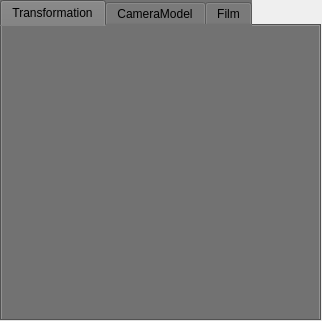
<?xml version="1.0" encoding="UTF-8"?>
<ui version="4.0">
 <class>CameraItemWidget</class>
 <widget class="QWidget" name="CameraItemWidget">
  <property name="geometry">
   <rect>
    <x>0</x>
    <y>0</y>
    <width>322</width>
    <height>321</height>
   </rect>
  </property>
  <property name="windowTitle">
   <string>Form</string>
  </property>
  <property name="styleSheet">
   <string notr="true"/>
  </property>
  <widget class="QTabWidget" name="setting_tab">
   <property name="geometry">
    <rect>
     <x>0</x>
     <y>0</y>
     <width>321</width>
     <height>321</height>
    </rect>
   </property>
   <property name="styleSheet">
    <string notr="true">background-color: rgb(114, 114, 114);</string>
   </property>
   <property name="currentIndex">
    <number>0</number>
   </property>
   <widget class="QWidget" name="Transformation">
    <attribute name="title">
     <string>Transformation</string>
    </attribute>
    <widget class="QFrame" name="transformation_frame">
     <property name="geometry">
      <rect>
       <x>0</x>
       <y>0</y>
       <width>311</width>
       <height>291</height>
      </rect>
     </property>
     <property name="frameShape">
      <enum>QFrame::NoFrame</enum>
     </property>
     <property name="frameShadow">
      <enum>QFrame::Raised</enum>
     </property>
    </widget>
   </widget>
   <widget class="QWidget" name="CameraModel">
    <attribute name="title">
     <string>CameraModel</string>
    </attribute>
    <widget class="QFrame" name="camera_widget_frame">
     <property name="geometry">
      <rect>
       <x>10</x>
       <y>40</y>
       <width>301</width>
       <height>241</height>
      </rect>
     </property>
     <property name="frameShape">
      <enum>QFrame::StyledPanel</enum>
     </property>
     <property name="frameShadow">
      <enum>QFrame::Raised</enum>
     </property>
    </widget>
    <widget class="QComboBox" name="camera_model_combobox">
     <property name="geometry">
      <rect>
       <x>10</x>
       <y>10</y>
       <width>91</width>
       <height>21</height>
      </rect>
     </property>
    </widget>
   </widget>
   <widget class="QWidget" name="Film">
    <attribute name="title">
     <string>Film</string>
    </attribute>
    <widget class="QGroupBox" name="image_size_box">
     <property name="geometry">
      <rect>
       <x>10</x>
       <y>10</y>
       <width>141</width>
       <height>91</height>
      </rect>
     </property>
     <property name="title">
      <string>ImageSize</string>
     </property>
     <widget class="QSpinBox" name="width_spinbox">
      <property name="geometry">
       <rect>
        <x>10</x>
        <y>60</y>
        <width>51</width>
        <height>21</height>
       </rect>
      </property>
      <property name="readOnly">
       <bool>true</bool>
      </property>
      <property name="buttonSymbols">
       <enum>QAbstractSpinBox::NoButtons</enum>
      </property>
      <property name="keyboardTracking">
       <bool>false</bool>
      </property>
      <property name="prefix">
       <string>w: </string>
      </property>
      <property name="maximum">
       <number>10000</number>
      </property>
     </widget>
     <widget class="QSpinBox" name="height_spinbox">
      <property name="geometry">
       <rect>
        <x>80</x>
        <y>60</y>
        <width>51</width>
        <height>21</height>
       </rect>
      </property>
      <property name="readOnly">
       <bool>true</bool>
      </property>
      <property name="buttonSymbols">
       <enum>QAbstractSpinBox::NoButtons</enum>
      </property>
      <property name="keyboardTracking">
       <bool>false</bool>
      </property>
      <property name="prefix">
       <string>h: </string>
      </property>
      <property name="maximum">
       <number>10000</number>
      </property>
     </widget>
     <widget class="QLabel" name="label">
      <property name="geometry">
       <rect>
        <x>62</x>
        <y>63</y>
        <width>16</width>
        <height>16</height>
       </rect>
      </property>
      <property name="text">
       <string>x</string>
      </property>
      <property name="alignment">
       <set>Qt::AlignCenter</set>
      </property>
     </widget>
     <widget class="QComboBox" name="size_template_combobox">
      <property name="geometry">
       <rect>
        <x>10</x>
        <y>30</y>
        <width>121</width>
        <height>21</height>
       </rect>
      </property>
     </widget>
    </widget>
    <widget class="QCheckBox" name="jittering_checkbox">
     <property name="geometry">
      <rect>
       <x>20</x>
       <y>110</y>
       <width>87</width>
       <height>20</height>
      </rect>
     </property>
     <property name="text">
      <string>jittering</string>
     </property>
     <property name="checked">
      <bool>true</bool>
     </property>
    </widget>
   </widget>
  </widget>
 </widget>
 <resources/>
 <connections/>
</ui>
